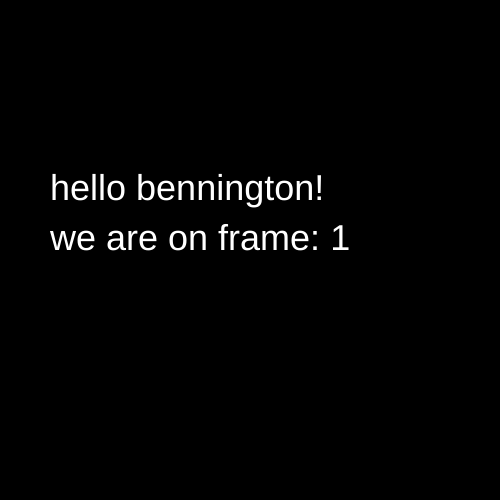
Frame 1 (no input)
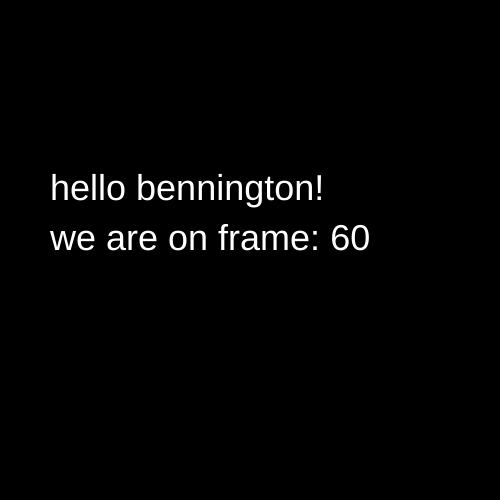
Frame 60 (no input)
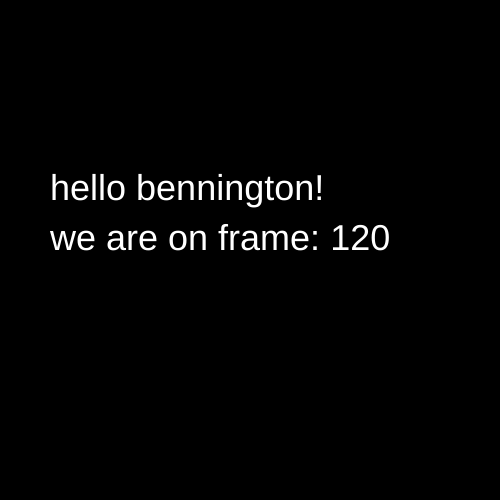
Frame 120 (the mouse pressed at the canvas centre since frame 60)

The p5.js sketch that drew these frames (run headless with seeded random() and noise() and a simulated clock; from frame 60 on, the mouse is pressed at the canvas centre):

// p5.js sketch
// ── sketch.js
function setup() {
  createCanvas(500, 500);
}

function draw() {
  background(0);
  
  fill(255);
  textSize(36);
  
  text("hello bennington!", 50, 200); 
  text("we are on frame: "+frameCount, 50, 250); 
}
